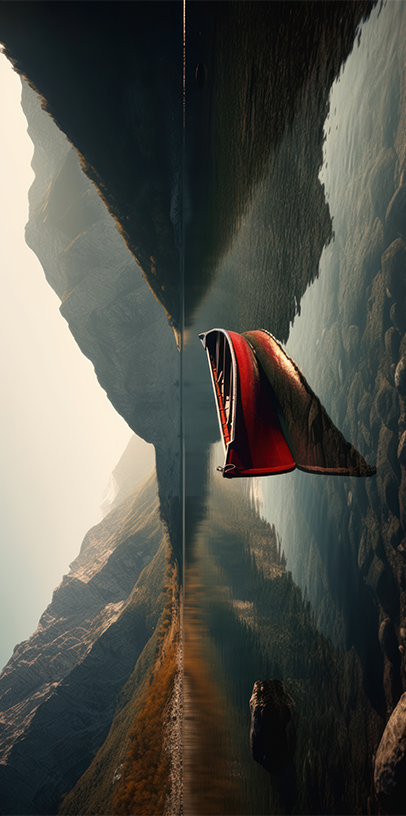
#> input picture AA2/converted/img1.png, 406 x 816 px, found by its file name
$ python main.py
#> lines starting #> are read from the running program, lines starting #| are printed output that depends on the picture
import numpy as np
import cv2

inputPath = 'static/img1.png'

# Load the color image
originalImage = cv2.imread(inputPath)
#> originalImage is the input picture: shape (816, 406, 3); mean B, G, R 74.8, 82, 81.8


rotatedImage = cv2.rotate(originalImage, cv2.ROTATE_90_CLOCKWISE)
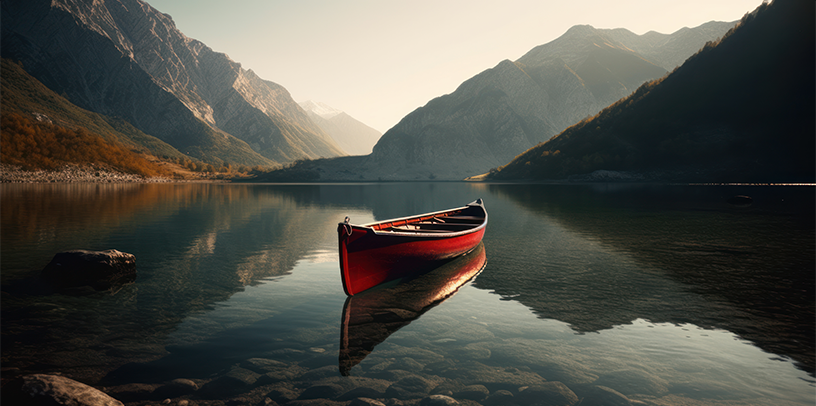
#> rotatedImage: shape (406, 816, 3); mean B, G, R 74.8, 82, 81.8

outputPath = 'converted/rotated.png'
cv2.imwrite(outputPath, rotatedImage)

cv2.imshow('Rotated Image', rotatedImage)
cv2.waitKey(0)

print('Rotated image saved to disk : ' + outputPath)

# ------------Adjust contrast of the image --------------

# Change contrast of the image
contrastAdjustedImage=cv2.convertScaleAbs(rotatedImage, alpha = 1.5, beta = -120)
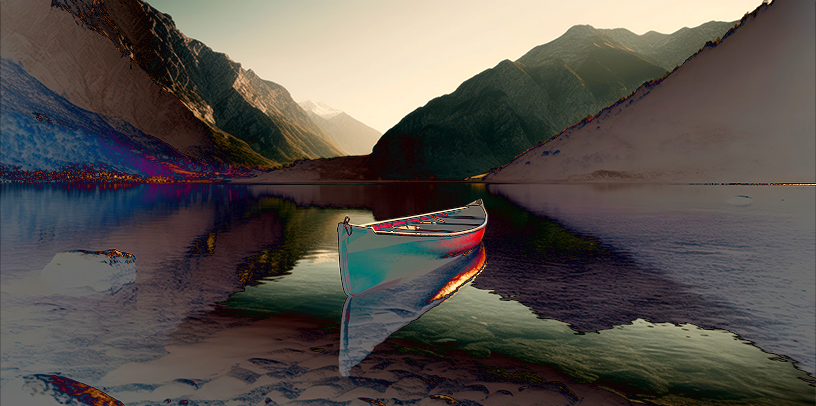
#> contrastAdjustedImage: shape (406, 816, 3); mean B, G, R 76.2, 80.9, 86.8
# Save the image to disk
outputPath = 'converted/contrastAdjustedImage.png'


# Display the converted image
cv2.imshow('Contrast Adjusted Image', contrastAdjustedImage)
cv2.waitKey(0)

# Display a message indicating that the image has been saved
# print('Contrast adjusted image saved to disk : ' + outputPath)
